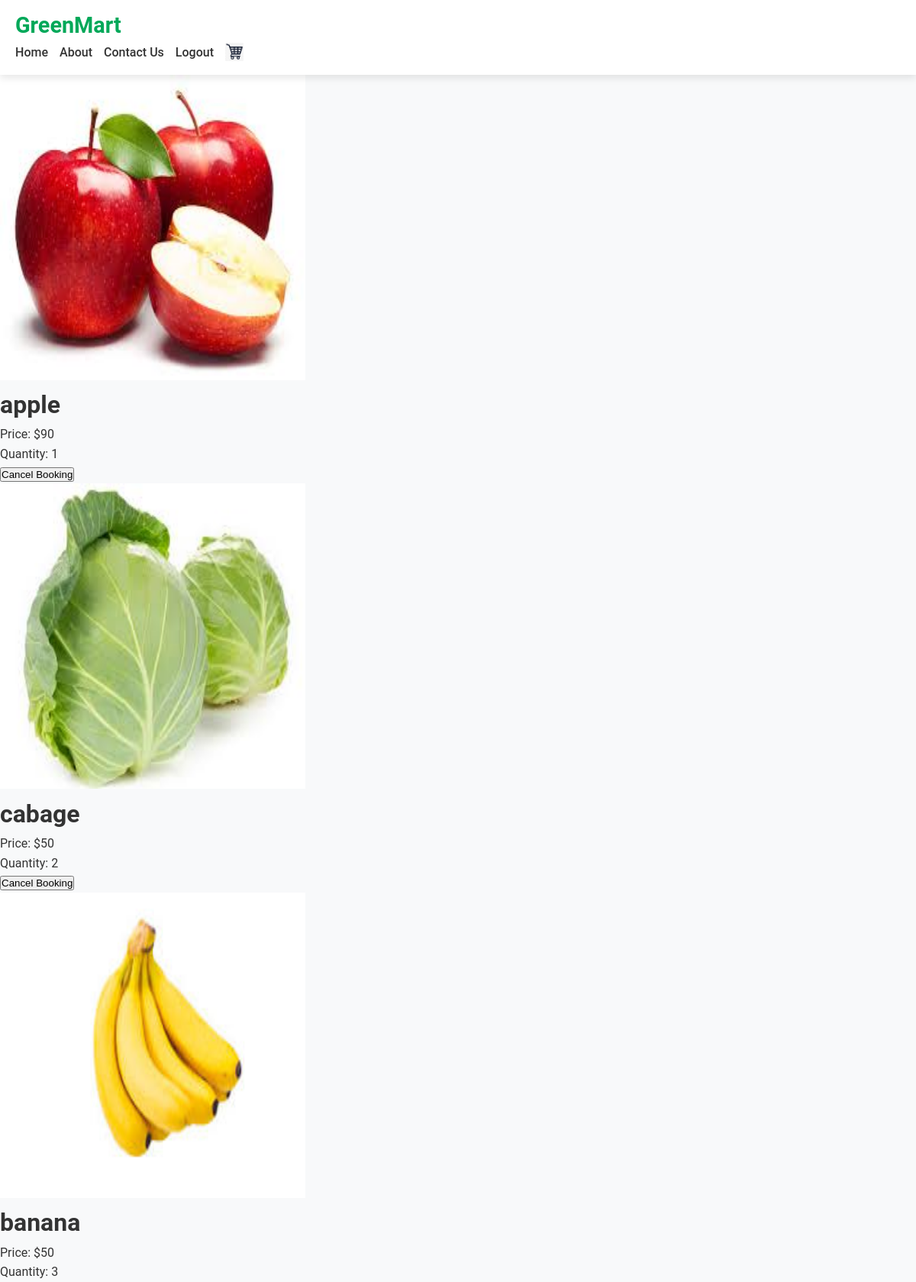
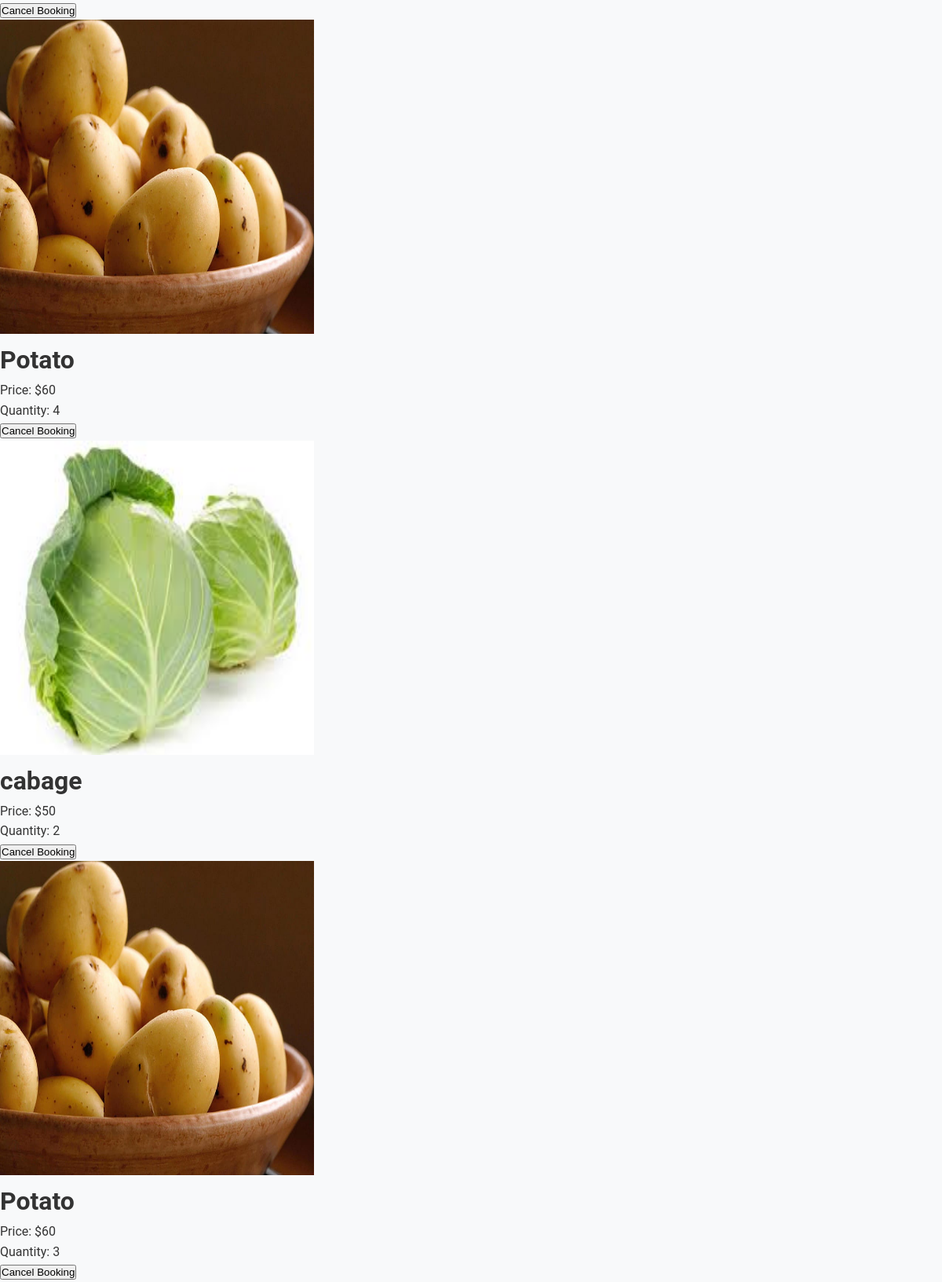
/bookings/ (signed in, upper part), run on the app's committed database (2 pictures, top to bottom).
### gm_app/models.py (models this page shows)
class Buy(models.Model):
    product=models.ForeignKey(Product,on_delete=models.CASCADE)
    user=models.ForeignKey(User,on_delete=models.CASCADE)
    qty=models.PositiveIntegerField()
    price=models.IntegerField()
    date=models.DateField(auto_now_add=True)

class Product(models.Model):
    pid=models.TextField()
    name=models.TextField()
    dis=models.TextField()
    offer_price=models.IntegerField()
    price=models.IntegerField()
    stock=models.IntegerField()
    category=models.ForeignKey(Category,on_delete=models.CASCADE)
    img=models.FileField()

### gm_app/views.py (the view)
# urls.py: path('bookings/', views.bookings, name='user_bookings'),
def bookings(req):
    user = User.objects.get(username=req.session['user'])  # Get the user from the session
    buy = Buy.objects.filter(user=user).order_by('-id')  # Get all bookings for the user in reverse order
    total_price = sum(item.product.price * item.qty for item in buy)  # Calculate total price
    if req.method == 'POST':
        booking_id = req.POST.get('cancel_booking')
        if booking_id:
            booking = Buy.objects.get(id=booking_id)
            booking.delete()
            return redirect(bookings)
    return render(req, 'user/booking.html', {'bookings': buy, 'total_price': total_price})

### templates/user/booking.html (shortened to what this page needs)
<!DOCTYPE html>
<html lang="en">
<head>
    {%load static%}
</head>
<body>
   <nav class="navbar">
    <div class="container">
        <a class="navbar-brand" href="{% url 'user_home' %}">GreenMart</a>
        <div>
            <ul style="list-style: none; display: flex; margin: 0; padding: 0;">
                <li><a class="nav-link" href="{% url 'user_home' %}">Home</a></li>
                <li><a class="nav-link" href="{% url 'about_user' %}">About</a></li>
                <li><a class="nav-link" href="{% url 'contact_user' %}">Contact Us</a></li>
                <li><a class="nav-link" href="{% url 'logout' %}">Logout</a></li>
                <li><a class="nav-link" href="{% url 'view_cart' %}"><img src="{% static 'img/cart.png' %}" alt="Cart" style="width: 24px;"></a></li>
            </ul>
        </div>
    </div>
</nav>
    <div class="container">
        <div class="row">
            {% for booking in bookings %}
            <div class="col-lg-12">
                <img src="{{ booking.product.img.url }}" style="width: 400px; height: 400px;" alt="">
                <div class="col-lg-7">
                    <h1 class="mb-3">{{ booking.product.name }}</h1>
                    <p>Price: <span class="text-success fw-bold">${{ booking.product.price }}</span></p>
                    <p>Quantity: <span class="text-success fw-bold">{{ booking.qty }}</span></p>
                    <form method="POST" action="">
                        <button type="submit" name="cancel_booking" value="{{ booking.id }}" class="btn btn-danger">Cancel Booking</button>
                    </form>
                </div>
            </div>
            {% endfor %}
        </div>
    </div>
</body>
</html>

### templates/user/booking.html (style rules this page uses)
* { margin: 0; padding: 0; box-sizing: border-box; }
body { font-family: 'Roboto', Arial, sans-serif; background-color: #f8f9fa; color: #333; line-height: 1.6; }
.navbar { background-color: #fff; box-shadow: 0 4px 10px rgba(0, 0, 0, 0.1); padding: 10px 20px; position: sticky; top: 0; z-index: 1000; }
.navbar-brand { font-weight: bold; color: #00a859 !important; font-size: 1.8rem; text-decoration: none; }
.nav-link { color: #333; margin-right: 15px; text-decoration: none; font-weight: 500; transition: color 0.3s; }

### data on the page
Buy: product.img (picture), product.name "apple", product.price "90", qty "1", {{ booking.id }} 22 (drawn)
Buy: product.img (picture), product.name "cabage", product.price "50", qty "2", {{ booking.id }} 21 (drawn)
Buy: product.img (picture), product.name "banana", product.price "50", qty "3", {{ booking.id }} 20 (drawn)
Buy: product.img (picture), product.name "Potato", product.price "60", qty "4", {{ booking.id }} 19 (drawn)
Buy: product.img (picture), product.name "cabage", product.price "50", qty "2", {{ booking.id }} 18 (drawn)
Buy: product.img (picture), product.name "Potato", product.price "60", qty "3", {{ booking.id }} 17 (drawn)
